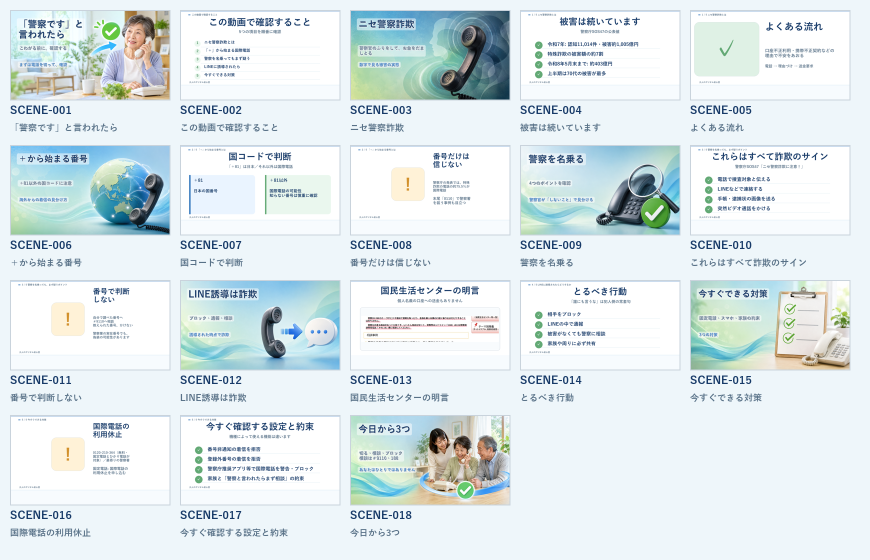
#> input picture episodes/004_nise_keisatsu/work/rendered_final_scenes/scene_contact_sheet.png, 1740 x 1120 px (shown at 1/2 size)
$ python -i scene_renderer.py   (imports and definitions only)
#> lines starting #> are read from the running program, lines starting #| are printed output that depends on the picture
"""Render episode.json scenes to 1920x1080 PNGs and a contact sheet.

The preferred path is HTML/CSS rendered by a locally installed Chromium-family
browser (Microsoft Edge is detected on Windows).  Pillow is a dependency-light
fallback for headless/CI environments.  Official assets are cropped and
composited only from paths declared in episode.json; no UI is redrawn by AI.
GPT-image scenes are completed full-frame backgrounds; Codex text is an
overlay only, never a second card/layout pass.
"""
from __future__ import annotations

import argparse
import html
import json
import os
import shutil
import subprocess
import tempfile
from dataclasses import dataclass
from pathlib import Path
from typing import Any

from PIL import Image, ImageDraw, ImageFont, ImageOps

from episode_io import ROOT, asset_path_from_item, episode_dir_from_path, load_json, resolve_repo_path, validate_episode

WIDTH = 1920
HEIGHT = 1080
SAFE_HEIGHT = 180
TEMPLATE_DIR = ROOT / "templates" / "scenes"
NORMALIZED_ICON_DIR = ROOT / "assets" / "icons" / "material_symbols_normalized"
FORBIDDEN_DECORATIVE_GLYPHS = frozenset({"✓", "!", "?", "×", "✕"})
OFFICIAL_TEXT_BOX = (120, 310, 930, 840)
OFFICIAL_TEXT_BOX_CENTERED = (240, 310, 1680, 840)
OFFICIAL_VISUAL_BOX = (970, 300, 1810, 830)


# [11 lines left out: function scene_box, not called in this run]

LAYOUT_TEMPLATES = {
    "layout_01_hero": "layout_01_hero.html",
    "layout_02_list": "layout_02_list.html",
    "layout_03_visual_text": "layout_03_visual_text.html",
    "layout_04_text_official": "layout_04_text_official.html",
    "layout_05_compare": "layout_05_compare.html",
    "layout_06_caution": "layout_06_caution.html",
    "layout_07_summary": "layout_07_summary.html",
    "layout_08_section": "layout_08_section.html",
}


@dataclass
class AssetRender:
    kind: str
    label: str
    path: Path | None = None
    image: Image.Image | None = None
    text: str = ""
    source: str = ""
    missing: bool = False


def esc(value: Any) -> str:
    return html.escape(str(value or ""), quote=True)


# [24 lines left out: functions find_font_path, pil_font, not called in this run]


# 日本語禁則処理（Episode 004以降の恒久ルール）
# - 行頭禁則: 、。，．・：；！？％）」』】〕〉｝＞ー…
# - 行末禁則: （「『【〔〈｛＜
# - 1文字だけの孤立行を作らない（前後の行へ統合して単語分断を防ぐ）
START_FORBIDDEN = "、。，．・：；！？％）」』】〕〉｝＞ー…ゃゅょぁぃぅぇぉっャュョァィゥェォッ"
END_FORBIDDEN = "（「『【〔〈｛＜"


# [78 lines left out: functions _wrap_paragraph_japanese, wrap_text, not called in this run]


def file_url(path: Path) -> str:
    return path.resolve().as_uri()


# [128 lines left out: functions crop_boxes, prepare_assets, asset_card_html, official_html, not called in this run]


# 単一アイコンの背景円の淡色（semantic icon 用・恒久ルール）
ICON_CIRCLE = {
    "navy": "#e9edf5",
    "blue": "#eaf4ff",
    "green": "#eaf7ee",
    "amber": "#fdf3e0",
}


def semantic_icon_html(scene: dict[str, Any]) -> str | None:
    """sceneのicon_name/icon_toneから高品質SVG由来のアイコン画像を出力する。

    Material Symbols Rounded を公式配布元から取得し tint したPNG（assets/icons/material_symbols/）
    を参照する。指摘されるような単純記号バッジ（!/✓丸）ではなく、意味を持つアイコンを使う。
    """
    name = str(scene.get("icon_name") or "")
    tone = str(scene.get("icon_tone") or "")
    if not name or not tone:
        return None
    path = normalized_semantic_icon_path(name, tone, 180)
    if path is None:
        return None
    tone_class = "tone-" + esc(tone) if tone in ICON_CIRCLE else "tone-blue"
    return (
        f'<div class="icon-stage {tone_class}">'
        f'<img class="svg-icon" src="{file_url(path)}" alt=""></div>'
    )


# [373 lines left out: functions normalized_semantic_icon_path, official_visual_variant, official_frame_kind, visual_points, visual_points_html, neutral_official_html and 9 more, not called in this run]


def rounded_rectangle(draw: ImageDraw.ImageDraw, box: tuple[int, int, int, int], radius: int, fill: str, outline: str | None = None, width: int = 1) -> None:
    draw.rounded_rectangle(box, radius=radius, fill=fill, outline=outline, width=width)


# [428 lines left out: functions fit_text_block, draw_fitted, render_options, draw_headline, draw_text_block, draw_message_bar and 10 more, not called in this run]


def paste_assets(canvas: Image.Image, assets: list[AssetRender], box: tuple[int, int, int, int], vertical: bool = False) -> None:
    for asset, asset_box in zip(assets, asset_boxes(box, len(assets), vertical=vertical)):
        paste_asset(canvas, asset, asset_box)


# [263 lines left out: functions _redesign_accent, draw_redesign_threshold_focus, draw_redesign_fact_focus, draw_redesign_capture_focus, draw_redesign_capture_focus_tall, draw_redesign_flow_focus and 3 more, not called in this run]


THEME_DEFAULT_PROFILE = "adult_digital_soft_background"

_SECTION_THEME_KEY = {
    "はじめに": "intro",
    "1 / 3": "sec1",
    "2 / 3": "sec2",
    "3 / 3": "sec3",
    "困ったとき": "contact",
    "困ったときは": "contact",
    "まとめ": "summary",
}


# [73 lines left out: functions theme_profile_for_episode, theme_profile_css_class, load_visual_theme, theme_background_path, paint_image_background, hex_rgba, not called in this run]


def theme_section_key(section_label: str) -> str:
    return _SECTION_THEME_KEY.get(str(section_label or "").strip(), "intro")


# [566 lines left out: functions section_style, paint_gradient, paint_decorations, draw_section_pill, draw_minimal_accent_line, fill_soft_gradient and 4 more, not called in this run]


# [2 lines not run here, left out]

>>> import cv2
>>> picture = cv2.imread('../episodes/004_nise_keisatsu/work/rendered_final_scenes/scene_contact_sheet.png', cv2.IMREAD_GRAYSCALE)
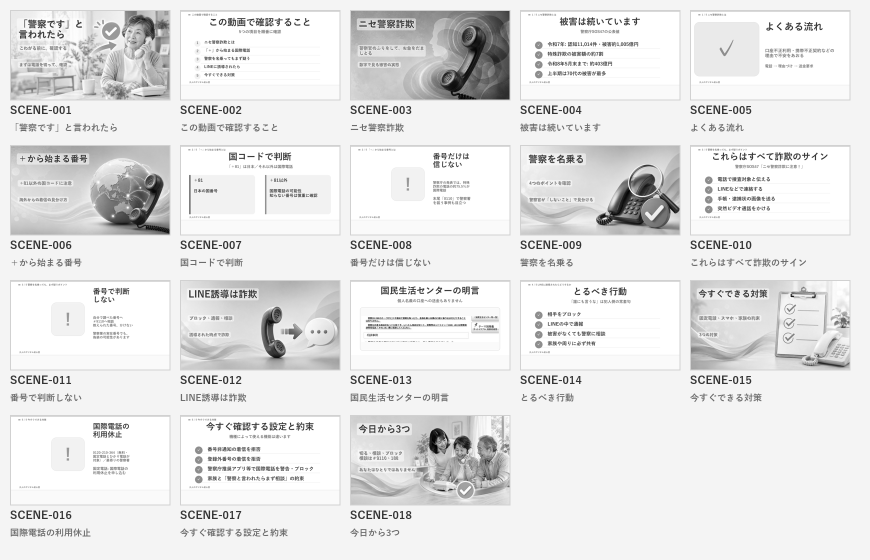
#> picture: shape (1120, 1740) (shown at 1/2 size); min 0, max 255, mean 229.7
#> (the run stopped early here; a loop or call above may not have finished)

$ run again, on episodes/004_nise_keisatsu/work/rendered_final_scenes/scene_005.png
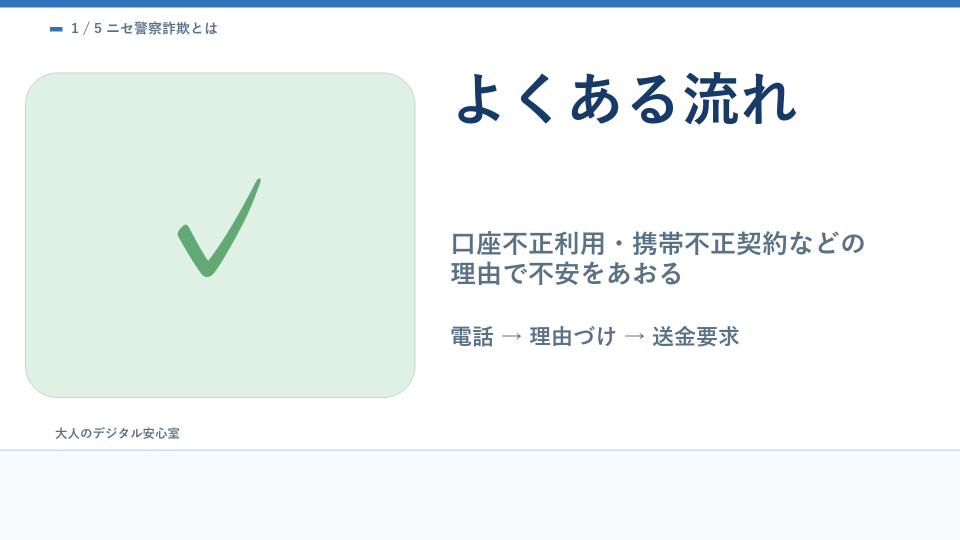
#> input picture episodes/004_nise_keisatsu/work/rendered_final_scenes/scene_005.png, 1920 x 1080 px (shown at 1/2 size)
#> `picture = cv2.imread('../episodes/004_nise_keisatsu/work/rendered_fina..`:
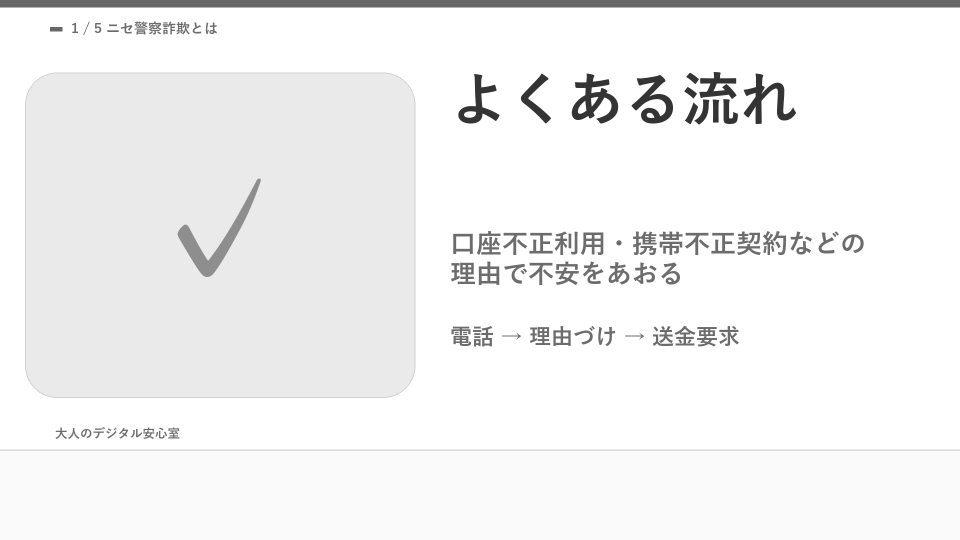
#> picture: shape (1080, 1920) (shown at 1/2 size); min 52, max 255, mean 242.2

$ run again, on episodes/004_nise_keisatsu/work/rendered_final_scenes/scene_008.png
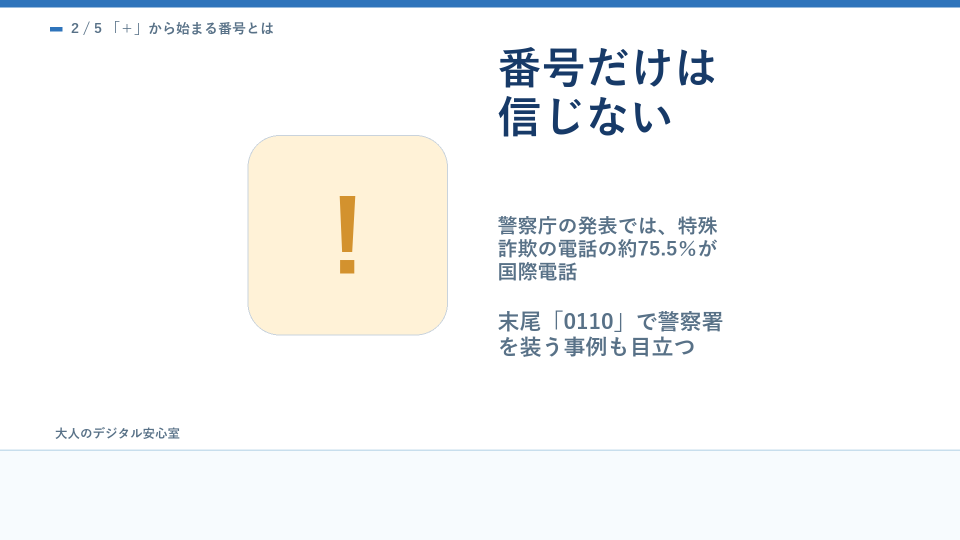
#> input picture episodes/004_nise_keisatsu/work/rendered_final_scenes/scene_008.png, 1920 x 1080 px (shown at 1/2 size)
#> `picture = cv2.imread('../episodes/004_nise_keisatsu/work/rendered_fina..`:
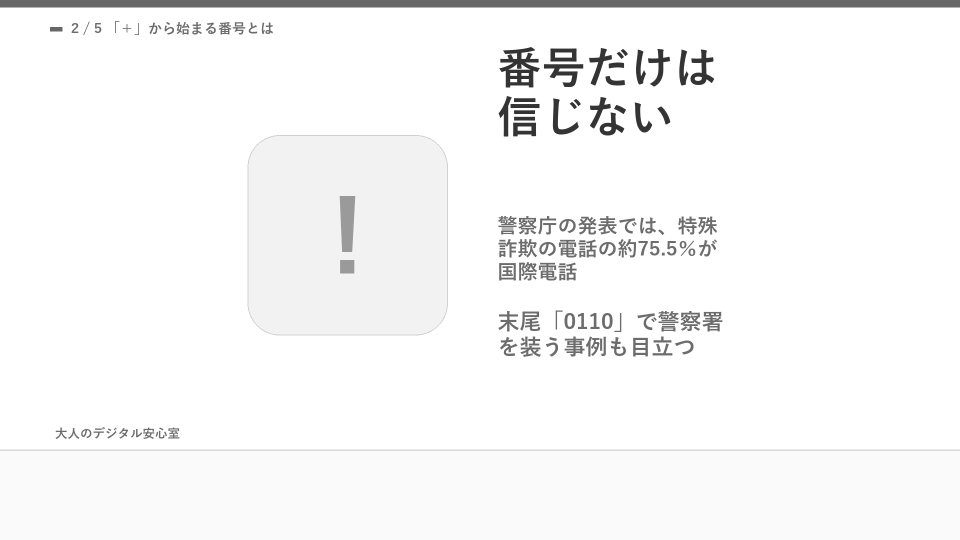
#> picture: shape (1080, 1920) (shown at 1/2 size); min 52, max 255, mean 246.7
